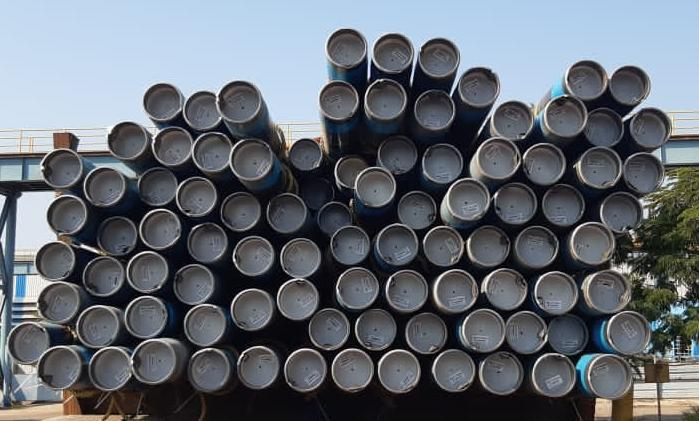
#> input picture selection_project/input.jpeg, 699 x 421 px
$ python canny.py
#> lines starting #> are read from the running program, lines starting #| are printed output that depends on the picture
#> further down, input_image is the input picture: PIL image 699x421 RGB; mean R, G, B 99.9, 105.8, 113.6
#> `output_image = Image.new("RGB", input_image.size)`: output_image: PIL image 699x421 RGB; every value is 0
from math import sqrt, atan2, pi
import numpy as np


def canny_edge_detector(input_image):
    input_pixels = input_image.load()
    width = input_image.width
#> width = 699
    height = input_image.height
#> height = 421

    # Transform the image to grayscale
    grayscaled = compute_grayscale(input_pixels, width, height)
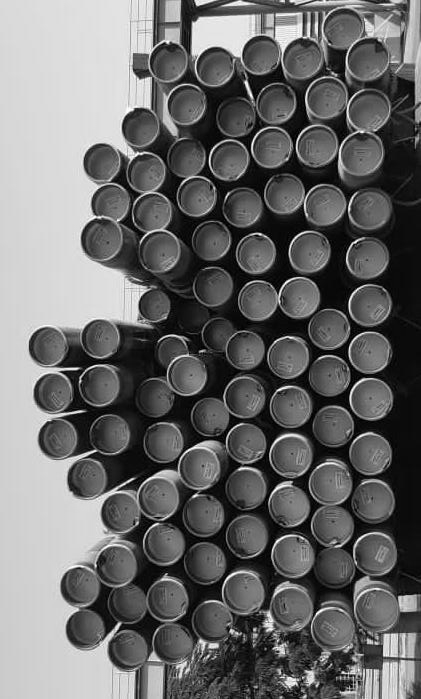
#> grayscaled: shape (699, 421) float64; min 0, max 255, mean 106.5

    # Blur it to remove noise
    blurred = compute_blur(grayscaled, width, height)
#> in compute_blur, `offset = len(kernel) // 2`: offset = 2
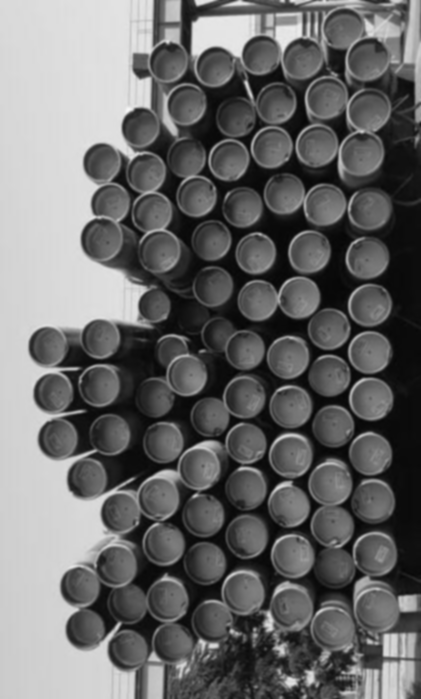
#> blurred: shape (699, 421) float64; min 6, max 247, mean 106

    # Compute the gradient
    gradient, direction = compute_gradient(blurred, width, height)
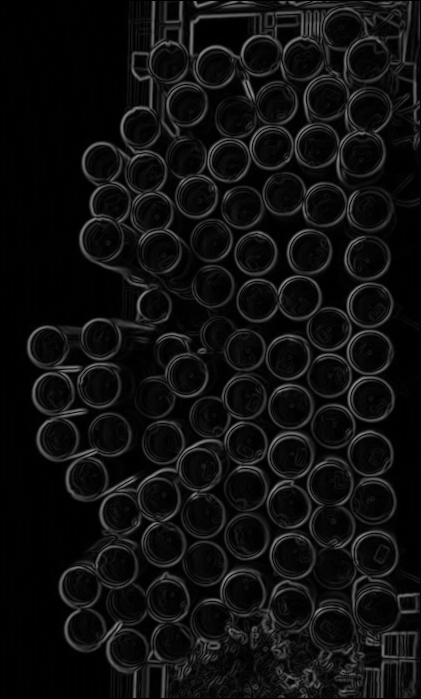
#> gradient: shape (699, 421) float64; min 0, max 142.2, mean 15.1
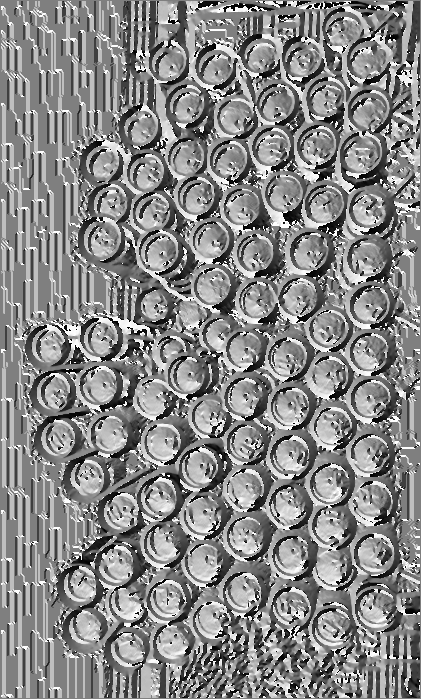
#> direction: shape (699, 421) float64; min -3.13, max 3.14, mean 0.207; drawn with min black and max white

    # Non-maximum suppression
    filter_out_non_maximum(gradient, direction, width, height)

    # Filter out some edges
    keep = filter_strong_edges(gradient, width, height, 20, 25)

    return keep


def compute_grayscale(input_pixels, width, height):
    grayscale = np.empty((width, height))
    for x in range(width):
        for y in range(height):
            pixel = input_pixels[x, y]
            grayscale[x, y] = (pixel[0] + pixel[1] + pixel[2]) / 3
    return grayscale


def compute_blur(input_pixels, width, height):
    # Keep coordinate inside image
    clip = lambda x, l, u: l if x < l else u if x > u else x

    # Gaussian kernel
    kernel = np.array([
        [1 / 256, 4 / 256, 6 / 256, 4 / 256, 1 / 256],
        [4 / 256, 16 / 256, 24 / 256, 16 / 256, 4 / 256],
        [6 / 256, 24 / 256, 36 / 256, 24 / 256, 6 / 256],
        [4 / 256, 16 / 256, 24 / 256, 16 / 256, 4 / 256],
        [1 / 256, 4 / 256, 6 / 256, 4 / 256, 1 / 256]
    ])

    # Middle of the kernel
    offset = len(kernel) // 2

    # Compute the blurred image
    blurred = np.empty((width, height))
    for x in range(width):
        for y in range(height):
            acc = 0
            for a in range(len(kernel)):
                for b in range(len(kernel)):
                    xn = clip(x + a - offset, 0, width - 1)
                    yn = clip(y + b - offset, 0, height - 1)
                    acc += input_pixels[xn, yn] * kernel[a, b]
            blurred[x, y] = int(acc)
    return blurred


def compute_gradient(input_pixels, width, height):
    gradient = np.zeros((width, height))
    direction = np.zeros((width, height))
    for x in range(width):
        for y in range(height):
            if 0 < x < width - 1 and 0 < y < height - 1:
                magx = input_pixels[x + 1, y] - input_pixels[x - 1, y]
                magy = input_pixels[x, y + 1] - input_pixels[x, y - 1]
                gradient[x, y] = sqrt(magx ** 2 + magy ** 2)
                direction[x, y] = atan2(magy, magx)
    return gradient, direction


def filter_out_non_maximum(gradient, direction, width, height):
    for x in range(1, width - 1):
        for y in range(1, height - 1):
            angle = direction[x, y] if direction[x, y] >= 0 else direction[x, y] + pi
            rangle = round(angle / (pi / 4))
            mag = gradient[x, y]
            if ((rangle == 0 or rangle == 4) and (gradient[x - 1, y] > mag or gradient[x + 1, y] > mag)
                    or (rangle == 1 and (gradient[x - 1, y - 1] > mag or gradient[x + 1, y + 1] > mag))
                    or (rangle == 2 and (gradient[x, y - 1] > mag or gradient[x, y + 1] > mag))
                    or (rangle == 3 and (gradient[x + 1, y - 1] > mag or gradient[x - 1, y + 1] > mag))):
                gradient[x, y] = 0


def filter_strong_edges(gradient, width, height, low, high):
    # Keep strong edges
    keep = set()
#> keep = 0 items
    for x in range(width):
        for y in range(height):
            if gradient[x, y] > high:
                keep.add((x, y))

    # Keep weak edges next to a pixel to keep
    lastiter = keep
#> lastiter = 27646 items
    while lastiter:
        newkeep = set()
        for x, y in lastiter:
            for a, b in ((-1, -1), (-1, 0), (-1, 1), (0, -1), (0, 1), (1, -1), (1, 0), (1, 1)):
                if gradient[x + a, y + b] > low and (x + a, y + b) not in keep:
                    newkeep.add((x + a, y + b))
        keep.update(newkeep)
        lastiter = newkeep

    return list(keep)


if __name__ == "__main__":
    from PIL import Image, ImageDraw

    input_image = Image.open("input.jpeg")
    output_image = Image.new("RGB", input_image.size)
    draw = ImageDraw.Draw(output_image)
    for x, y in canny_edge_detector(input_image):
#> in canny_edge_detector, `keep = filter_strong_edges(gradient, width, height, 20, 25)`: keep = 30974 items
        draw.point((x, y), (255, 255, 255))
#> this loop made 30974 passes
    output_image.save("canny.png")
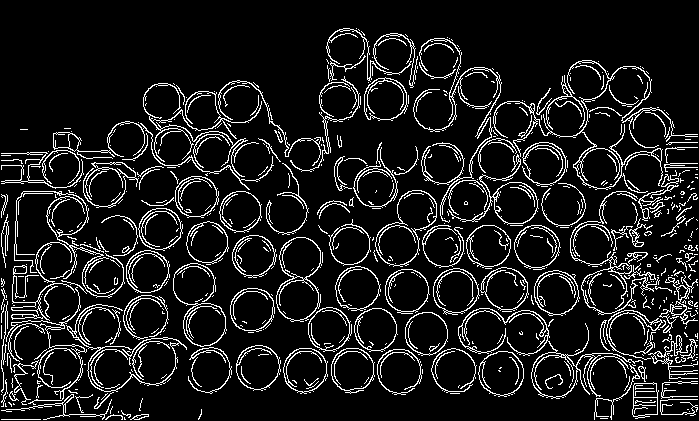
#> saved as canny.png: PIL image 699x421 RGB; 10.5% white in thin lines or dots
